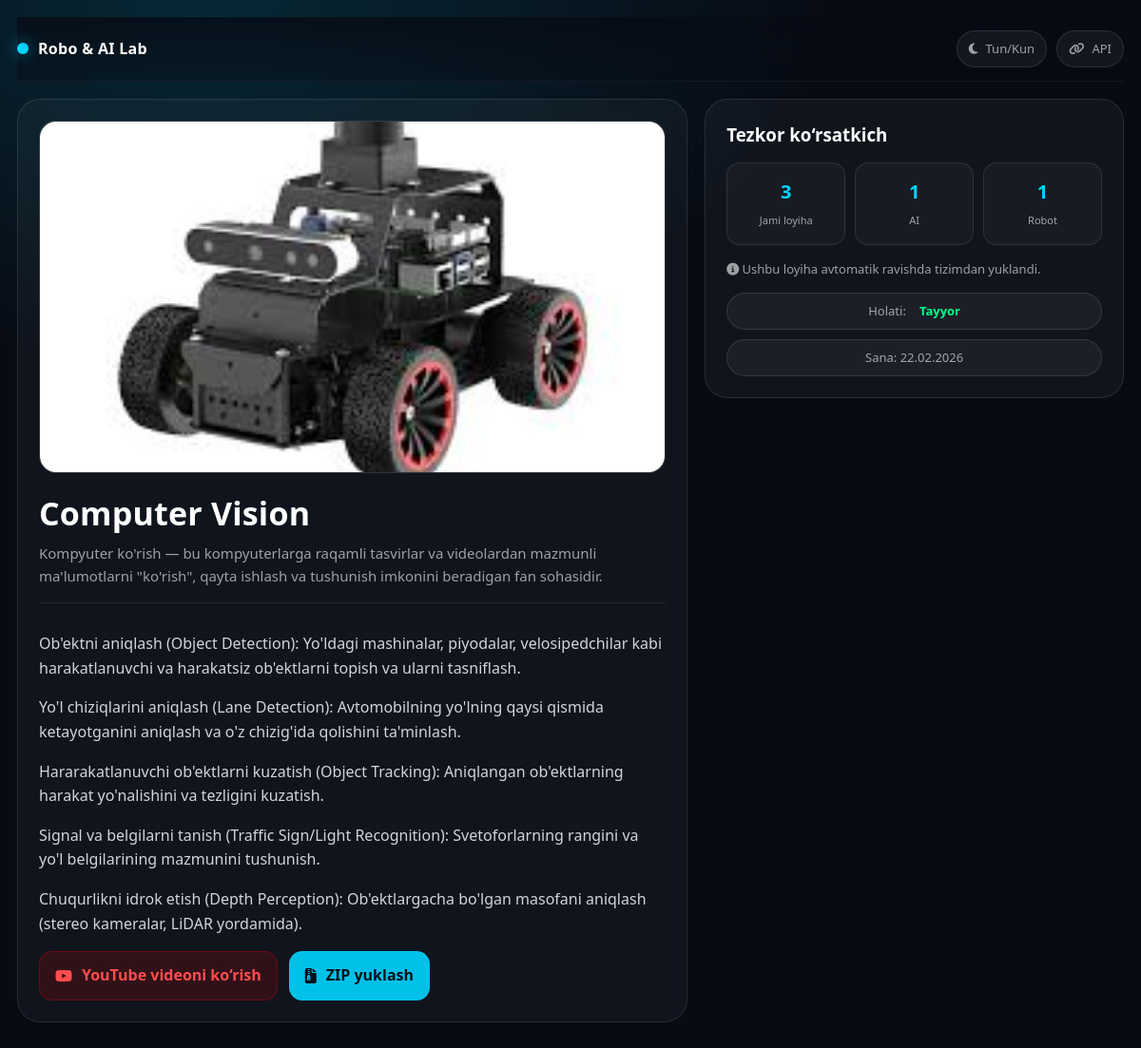
/project/4/, run on the app's committed database.
### apps/projects/models.py (models this page shows, shortened)
class Project(models.Model):
    class Status(models.TextChoices):
        DRAFT = "DRAFT", "Draft"
        PENDING = "PENDING", "Pending"
        REVIEWED = "REVIEWED", "Reviewed"
        REJECTED = "REJECTED", "Rejected"
        PUBLISHED = "PUBLISHED", "Published"
    image = models.ImageField(upload_to="project_images/", null=True, blank=True)
    title = models.CharField(max_length=200)               # majburiy
    short_desc = models.CharField(max_length=300)          # majburiy
    content = models.TextField()                           # majburiy
    youtube_url = models.URLField(blank=True)
    code_zip = models.FileField(upload_to="project_zips/", blank=True, null=True)
    coding_env_note = models.TextField(blank=True)
    status = models.CharField(max_length=20, choices=Status.choices, default=Status.DRAFT)
    author = models.ForeignKey(
        settings.AUTH_USER_MODEL,
        on_delete=models.SET_NULL,
        null=True,
        blank=True,
        related_name="projects",
    )
    author_name = models.CharField(max_length=255, blank=True, default="")
    reviewer = models.ForeignKey(
        settings.AUTH_USER_MODEL,
        on_delete=models.SET_NULL,
        null=True,
        blank=True,
        related_name="reviewed_projects",
    )
    review_note = models.TextField(blank=True)
    reviewed_at = models.DateTimeField(null=True, blank=True)
    published_at = models.DateTimeField(null=True, blank=True)
    created_at = models.DateTimeField(auto_now_add=True)
    updated_at = models.DateTimeField(auto_now=True)
    submitted_at = models.DateTimeField(null=True, blank=True)
    show_image = models.BooleanField(default=True)
    show_title = models.BooleanField(default=True)
    show_short_desc = models.BooleanField(default=True)
    show_content = models.BooleanField(default=True)
    show_youtube = models.BooleanField(default=True)
    show_zip = models.BooleanField(default=True)
    show_code = models.BooleanField(default=True)
    class Meta:
        ordering = ["-created_at"]

### apps/projects/views.py (the view)
# urls.py: path("project/<int:pk>/", views.public_project_detail, name="public_project_detail"),
def public_project_detail(request, pk):
    project = get_object_or_404(Project, pk=pk, status=Project.Status.PUBLISHED)
    return render(request, "projects/public/project_detail.html", {"project": project})

### apps/projects/templates/projects/public/project_detail.html (shortened to what this page needs)
<!doctype html>
<html lang="uz">
<head>
  <link rel="stylesheet" href="https://cdnjs.cloudflare.com/ajax/libs/font-awesome/6.5.1/css/all.min.css">
</head>
<body>
<div class="container">
  <div class="navbar">
    <div class="logo">
      <div class="logo-dot"></div>
      Robo & AI Lab
    </div>
    <div class="nav-tools">
      <span class="badge"><i class="fa-solid fa-moon"></i> Tun/Kun</span>
      <span class="badge"><i class="fa-solid fa-link"></i> API</span>
    </div>
  </div>
  <div class="main-layout">
    <div class="project-content">
      {% if project.show_image and project.image %}
        <img src="{{ project.image.url }}" class="project-img" alt="Loyiha rasmi">
      {% endif %}
      {% if project.show_title %}
        <h1 class="project-title">{{ project.title }}</h1>
      {% endif %}
      {% if project.show_short_desc %}
        <p class="project-desc">{{ project.short_desc }}</p>
      {% endif %}
      {% if project.show_content %}
        <div class="full-text">
          {{ project.content|linebreaks }}
        </div>
      {% endif %}
      <div class="action-btns">
        {% if project.show_youtube and project.youtube_url %}
          <a href="{{ project.youtube_url }}" class="btn btn-youtube" target="_blank" rel="noopener">
            <i class="fa-brands fa-youtube"></i> YouTube videoni ko‘rish
          </a>
        {% endif %}
        {% if project.show_zip and project.code_zip %}
          <a href="{{ project.code_zip.url }}" class="btn btn-zip">
            <i class="fa-solid fa-file-zipper"></i> ZIP yuklash
          </a>
        {% endif %}
      </div>
    </div>
    <div class="side-panel">
      <h3 style="margin:0;">Tezkor ko‘rsatkich</h3>
      <div class="stats-grid">
        <div class="stat-box"><span>3</span><small>Jami loyiha</small></div>
        <div class="stat-box"><span>1</span><small>AI</small></div>
        <div class="stat-box"><span>1</span><small>Robot</small></div>
      </div>
      <p class="muted" style="margin: 0;">
        <i class="fa-solid fa-circle-info"></i>
        Ushbu loyiha avtomatik ravishda tizimdan yuklandi.
      </p>
      <div style="display:flex; flex-direction:column; gap:10px; margin-top:14px;">
        <span class="badge" style="justify-content:center;">Holati: <b style="color:#00ff88; margin-left:6px;">Tayyor</b></span>
        <span class="badge" style="justify-content:center;">Sana: {{ project.created_at|date:"d.m.Y" }}</span>
      </div>
    </div>
  </div>
</div>
</body>
</html>

### apps/projects/templates/projects/public/project_detail.html (style rules this page uses)
:root { --bg: #070b14; --card-bg: rgba(255, 255, 255, 0.04); --border: rgba(255, 255, 255, 0.1); --accent: #00d4ff; --text: #ffffff; --muted: rgba(255, 255, 255, 0.6); --gradient: radial-gradient(1200px 700px at 18% 0%, rgba(0, 212, 255, 0.14), transparent 55%); }
* { box-sizing:border-box; }
body { margin: 0; background-color: var(--bg); background-image: var(--gradient); color: var(--text); font-family: 'Segoe UI', system-ui, -apple-system, sans-serif; min-height: 100vh; line-height: 1.6; }
.container { max-width: 1200px; margin: auto; padding: 18px; }
.navbar { position: sticky; top: 0; z-index: 50; display: flex; justify-content: space-between; align-items: center; gap: 12px; padding: 14px 0; backdrop-filter: blur(10px); background: linear-gradient(180deg, rgba(7,11,20,.78), rgba(7,11,20,.35)); border-bottom: 1px solid rgba(255,255,255,.06); margin-bottom: 18px; }
.logo { font-weight: 800; font-size: 16px; letter-spacing: .3px; display: flex; align-items: center; gap: 10px; user-select: none; white-space: nowrap; }
.logo-dot { width: 12px; height: 12px; background: var(--accent); border-radius: 50%; box-shadow: 0 0 16px rgba(0,212,255,.55); flex: 0 0 12px; }
.badge { background: rgba(255, 255, 255, 0.05); border: 1px solid var(--border); padding: 8px 12px; border-radius: 999px; font-size: 13px; color: var(--muted); display:inline-flex; align-items:center; gap:8px; white-space: nowrap; }
.nav-tools { display: flex; gap: 10px; align-items:center; }
.main-layout { display: grid; grid-template-columns: 1.6fr 1fr; gap: 18px; align-items: start; padding-bottom: 26px; }
.project-content { background: var(--card-bg); border: 1px solid var(--border); border-radius: 24px; padding: 22px; backdrop-filter: blur(10px); overflow: hidden; }
.project-img { width: 100%; border-radius: 18px; border: 1px solid rgba(255,255,255,.10); aspect-ratio: 16/9; object-fit: cover; margin-bottom: 16px; background: rgba(255,255,255,.03); }
.project-title { font-size: 34px; margin: 0 0 10px 0; font-weight: 900; letter-spacing: .2px; line-height: 1.15; }
.project-desc { font-size: 15px; color: var(--muted); margin: 0 0 16px; }
.full-text { border-top: 1px solid rgba(255,255,255,.10); padding-top: 14px; color: #d1d5db; }
.side-panel { background: var(--card-bg); border: 1px solid var(--border); border-radius: 24px; padding: 22px; height: fit-content; position: sticky; top: 78px; }
.stats-grid { display: grid; grid-template-columns: repeat(3, 1fr); gap: 10px; margin: 14px 0; }
.stat-box { background: rgba(255, 255, 255, 0.03); border: 1px solid var(--border); padding: 14px 10px; border-radius: 14px; text-align: center; }
.stat-box span { display: block; font-size: 20px; font-weight: 900; color: var(--accent); }
.stat-box small { color: var(--muted); font-size: 11px; }
.action-btns { display: flex; flex-wrap: wrap; gap: 12px; margin-top: 16px; }
.btn { padding: 12px 16px; border-radius: 14px; text-decoration: none; font-weight: 750; display: inline-flex; align-items: center; gap: 10px; transition: 0.2s; border: 1px solid rgba(255,255,255,.10); white-space: nowrap; }
.btn-zip { background: rgba(0,212,255,.90); color: #001018; border-color: rgba(0,212,255,.45); }
.btn-youtube { background: rgba(255, 0, 0, 0.14); color: #ff4d4d; border-color: rgba(255, 0, 0, 0.28); }
.muted { color: var(--muted); font-size: 13px; line-height: 1.7; }

### data on the page
Project: image (picture), title "Computer Vision", short_desc "Kompyuter ko'rish — bu kompyuterlarga raqamli tasvirlar va videolardan mazmunli ma'lumotlarni \"ko'rish\", qayta ishlash va tushunish imkonini beradigan fan sohasidir.", content "Ob'ektni aniqlash (Object Detection): Yo'ldagi mashinalar, piyodalar, velosipedchilar kabi harakatlanuvchi va harakatsiz ob'ektlarni topish va ularni tasniflash. Yo'l chiziqlarini aniqlash (Lane Detection): Avtomobilning yo'lning qaysi qismida ketayotganini aniqlash va o'z chizig'ida qolishini ta'minlash. Hararakatlanuvchi ob'ektlarni kuzatish (Object Tracking): Aniqlangan ob'ektlarning harakat yo'nalishini va tezligini kuzatish. Signal va belgilarni tanish (Traffic Sign/Light Recognition): Svetoforlarning rangini va yo'l belgilarining mazmunini tushunish. Chuqurlikni idrok etish (Depth Perception): Ob'ektlargacha bo'lgan masofani aniqlash (stereo kameralar, LiDAR yordamida).", created_at "22.02.2026"
